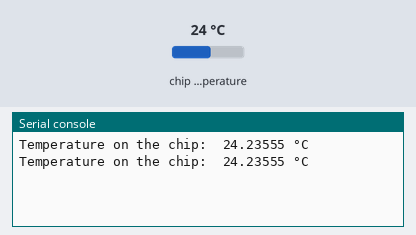
The program below on a simulated Raspberry Pi Pico running MicroPython. Parts: the last lines printed to the serial console. The inputs (shaded band) are chosen by the test bench; at power-on: chip temperature 24 °C.

Above: at 1.2 s.
1.3 s: chip temperature set to 1 °C
At 2.5 s:
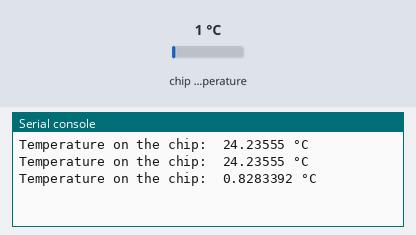
2.8 s: chip temperature set to 11 °C
At 3.8 s:
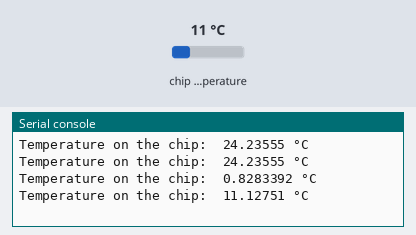
Timing chart, 0 to 5.8 s (numbered marks = the images above; inputs shaded):
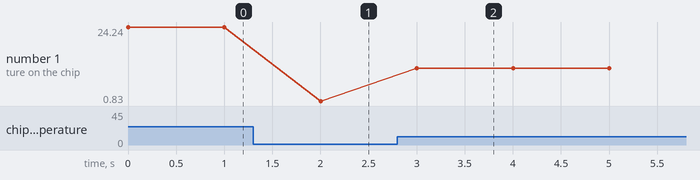

Measured:
- after the input at 1.3 s, the serial console: prints a new line after 0.70 s (image 1)
- after the input at 2.8 s, the serial console: prints a new line after 0.20 s (image 2)
- plotted number 1: 24.24 → 0.83 after the input at 1.3 s, 0.83 → 11.13 after the input at 2.8 s

The program:

interne_Temperatur_fuer_Raspberry_Pico.py
```python
# read Raspberry Picos internal temperature sensor via micro python
from machine import ADC
import utime


#create ADC object on ADC pin 4
ad_read = ADC(4)
#Yes, if you want to read from another channel, you would need to create another ADC object. Each ADC object is associated with a specific pin on the Raspberry Pico, and it allows you to read analog values from that pin. By creating a new ADC object and specifying a different pin number, you can read from a different channel.
#For example, if you want to read from channel 5, you can create a new ADC object like this:

# we will read the internal temperature sensor continuously
while True:
    # read the internal temperature sensor
    temp_value = ad_read.read_u16() # read the ADC value, which is a 16-bit integer
    # the maximum value of the ADC is 65535, which corresponds to 3.3V
    temp_resolution = 3.3 / 65535 # convert ADC value to voltage
    temp_voltage = temp_value * temp_resolution # convert ADC value to voltage
    # from the controllers datasheet we know the following:
    # Bei 27°C beträgt die Spannung 0,706 V und eine Änderung von 1°C entspricht 1.721mV
    #According to the datasheet, the voltage decreases as the temperature increases. At 27°C, the voltage is 0.706V, and for every increase of 1°C, the voltage decreases by 1.721mV
    temperature= 27 - (temp_voltage - 0.706) /0.001721
    print("Temperature on the chip: ", temperature, "°C")
    utime.sleep(1) # wait 1 second before reading again
```
